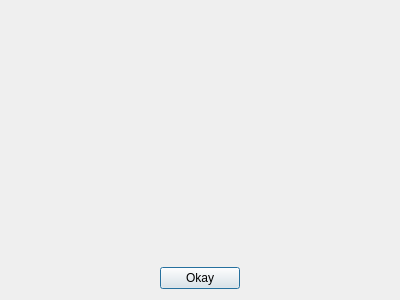
<?xml version="1.0" encoding="UTF-8"?>
<ui version="4.0">
 <class>ErrorDialog</class>
 <widget class="QDialog" name="ErrorDialog">
  <property name="geometry">
   <rect>
    <x>0</x>
    <y>0</y>
    <width>400</width>
    <height>300</height>
   </rect>
  </property>
  <property name="windowTitle">
   <string>Dialog</string>
  </property>
  <layout class="QGridLayout" name="gridLayout">
   <item row="0" column="0">
    <layout class="QVBoxLayout" name="verticalLayout">
     <item>
      <widget class="QLabel" name="ErrorLabel">
       <property name="text">
        <string/>
       </property>
       <property name="alignment">
        <set>Qt::AlignCenter</set>
       </property>
       <property name="wordWrap">
        <bool>true</bool>
       </property>
      </widget>
     </item>
     <item>
      <layout class="QHBoxLayout" name="horizontalLayout">
       <item>
        <spacer name="horizontalSpacer_2">
         <property name="orientation">
          <enum>Qt::Horizontal</enum>
         </property>
         <property name="sizeHint" stdset="0">
          <size>
           <width>40</width>
           <height>20</height>
          </size>
         </property>
        </spacer>
       </item>
       <item>
        <widget class="QPushButton" name="okayButton">
         <property name="text">
          <string>Okay</string>
         </property>
        </widget>
       </item>
       <item>
        <spacer name="horizontalSpacer">
         <property name="orientation">
          <enum>Qt::Horizontal</enum>
         </property>
         <property name="sizeHint" stdset="0">
          <size>
           <width>40</width>
           <height>20</height>
          </size>
         </property>
        </spacer>
       </item>
      </layout>
     </item>
    </layout>
   </item>
  </layout>
 </widget>
 <resources/>
 <connections>
  <connection>
   <sender>okayButton</sender>
   <signal>clicked()</signal>
   <receiver>ErrorDialog</receiver>
   <slot>close()</slot>
   <hints>
    <hint type="sourcelabel">
     <x>199</x>
     <y>224</y>
    </hint>
    <hint type="destinationlabel">
     <x>193</x>
     <y>262</y>
    </hint>
   </hints>
  </connection>
 </connections>
</ui>
